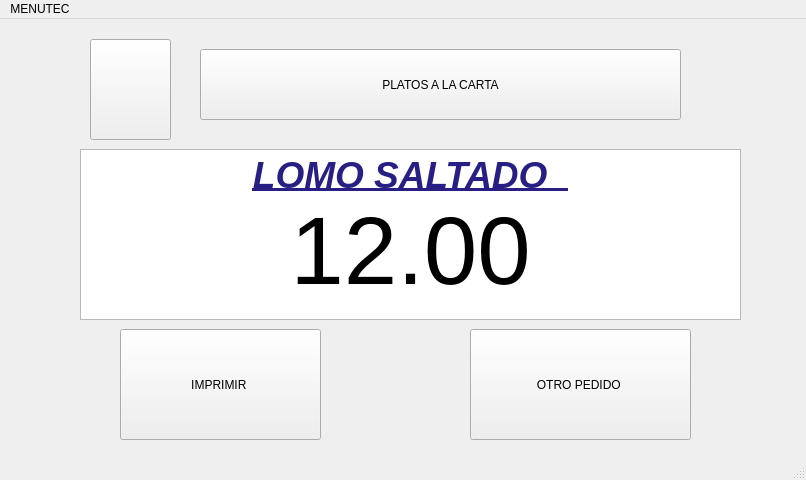
<?xml version="1.0" encoding="UTF-8"?>
<ui version="4.0">
 <class>pc1Window</class>
 <widget class="QMainWindow" name="pc1Window">
  <property name="geometry">
   <rect>
    <x>0</x>
    <y>0</y>
    <width>806</width>
    <height>480</height>
   </rect>
  </property>
  <property name="windowTitle">
   <string>MainWindow</string>
  </property>
  <widget class="QWidget" name="centralwidget">
   <widget class="QPushButton" name="btnPlatosalacarta1">
    <property name="geometry">
     <rect>
      <x>200</x>
      <y>30</y>
      <width>481</width>
      <height>71</height>
     </rect>
    </property>
    <property name="text">
     <string>PLATOS A LA CARTA</string>
    </property>
    <property name="icon">
     <iconset>
      <normaloff>UTEC.png</normaloff>UTEC.png</iconset>
    </property>
   </widget>
   <widget class="QPushButton" name="btnImprimir41">
    <property name="geometry">
     <rect>
      <x>120</x>
      <y>310</y>
      <width>201</width>
      <height>111</height>
     </rect>
    </property>
    <property name="text">
     <string>IMPRIMIR </string>
    </property>
   </widget>
   <widget class="QTextEdit" name="textEdit_2">
    <property name="geometry">
     <rect>
      <x>80</x>
      <y>130</y>
      <width>661</width>
      <height>171</height>
     </rect>
    </property>
    <property name="html">
     <string>&lt;!DOCTYPE HTML PUBLIC &quot;-//W3C//DTD HTML 4.0//EN&quot; &quot;http://www.w3.org/TR/REC-html40/strict.dtd&quot;&gt;
&lt;html&gt;&lt;head&gt;&lt;meta name=&quot;qrichtext&quot; content=&quot;1&quot; /&gt;&lt;style type=&quot;text/css&quot;&gt;
p, li { white-space: pre-wrap; }
&lt;/style&gt;&lt;/head&gt;&lt;body style=&quot; font-family:'Ubuntu'; font-size:11pt; font-weight:400; font-style:normal;&quot;&gt;
&lt;p align=&quot;center&quot; style=&quot; margin-top:0px; margin-bottom:0px; margin-left:0px; margin-right:0px; -qt-block-indent:0; text-indent:0px;&quot;&gt;&lt;span style=&quot; font-size:28pt; font-weight:600; font-style:italic; text-decoration: underline; color:#281f84;&quot;&gt;LOMO SALTADO  &lt;/span&gt;&lt;/p&gt;
&lt;p align=&quot;center&quot; style=&quot; margin-top:0px; margin-bottom:0px; margin-left:0px; margin-right:0px; -qt-block-indent:0; text-indent:0px;&quot;&gt;&lt;span style=&quot; font-size:72pt;&quot;&gt;12.00&lt;/span&gt;&lt;/p&gt;&lt;/body&gt;&lt;/html&gt;</string>
    </property>
   </widget>
   <widget class="QPushButton" name="btnIzquierda41">
    <property name="geometry">
     <rect>
      <x>90</x>
      <y>20</y>
      <width>81</width>
      <height>101</height>
     </rect>
    </property>
    <property name="text">
     <string/>
    </property>
    <property name="icon">
     <iconset>
      <normaloff>flecha-hacia-la-izquierda-antes-de-icono-4330-128.png</normaloff>flecha-hacia-la-izquierda-antes-de-icono-4330-128.png</iconset>
    </property>
    <property name="iconSize">
     <size>
      <width>100</width>
      <height>100</height>
     </size>
    </property>
   </widget>
   <widget class="QPushButton" name="btnPedido41">
    <property name="geometry">
     <rect>
      <x>470</x>
      <y>310</y>
      <width>221</width>
      <height>111</height>
     </rect>
    </property>
    <property name="text">
     <string>OTRO PEDIDO </string>
    </property>
   </widget>
  </widget>
  <widget class="QMenuBar" name="menubar">
   <property name="geometry">
    <rect>
     <x>0</x>
     <y>0</y>
     <width>806</width>
     <height>25</height>
    </rect>
   </property>
   <widget class="QMenu" name="menuMENUTEC">
    <property name="title">
     <string>MENUTEC</string>
    </property>
   </widget>
   <addaction name="menuMENUTEC"/>
  </widget>
  <widget class="QStatusBar" name="statusbar"/>
 </widget>
 <resources/>
 <connections/>
</ui>
